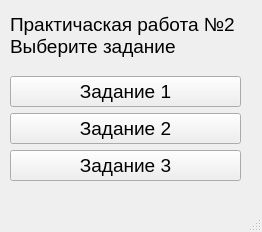
<?xml version="1.0" encoding="UTF-8"?>
<ui version="4.0">
 <class>MainWindow</class>
 <widget class="QMainWindow" name="MainWindow">
  <property name="geometry">
   <rect>
    <x>0</x>
    <y>0</y>
    <width>262</width>
    <height>232</height>
   </rect>
  </property>
  <property name="windowTitle">
   <string>MainWindow</string>
  </property>
  <widget class="QWidget" name="centralwidget">
   <widget class="QWidget" name="">
    <property name="geometry">
     <rect>
      <x>10</x>
      <y>0</y>
      <width>231</width>
      <height>181</height>
     </rect>
    </property>
    <layout class="QVBoxLayout" name="verticalLayout">
     <item>
      <widget class="QLabel" name="label">
       <property name="font">
        <font>
         <pointsize>14</pointsize>
        </font>
       </property>
       <property name="text">
        <string>Практичаская работа №2
Выберите задание</string>
       </property>
      </widget>
     </item>
     <item>
      <widget class="QPushButton" name="pushButton_task1">
       <property name="font">
        <font>
         <pointsize>14</pointsize>
        </font>
       </property>
       <property name="text">
        <string>Задание 1</string>
       </property>
      </widget>
     </item>
     <item>
      <widget class="QPushButton" name="pushButton_task2">
       <property name="font">
        <font>
         <pointsize>14</pointsize>
        </font>
       </property>
       <property name="text">
        <string>Задание 2</string>
       </property>
      </widget>
     </item>
     <item>
      <widget class="QPushButton" name="pushButton_task3">
       <property name="font">
        <font>
         <pointsize>14</pointsize>
        </font>
       </property>
       <property name="text">
        <string>Задание 3</string>
       </property>
      </widget>
     </item>
    </layout>
   </widget>
  </widget>
  <widget class="QMenuBar" name="menubar">
   <property name="geometry">
    <rect>
     <x>0</x>
     <y>0</y>
     <width>262</width>
     <height>21</height>
    </rect>
   </property>
  </widget>
  <widget class="QStatusBar" name="statusbar"/>
 </widget>
 <resources/>
 <connections/>
</ui>
